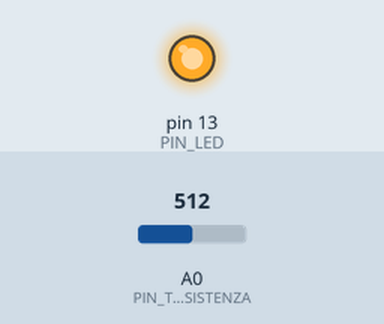
This sketch was run on a simulated Arduino Uno, built with avr-gcc and run on an emulated ATmega328P. Shown: output pins drawn as LEDs (lit = HIGH). Inputs (shaded band) come from the test bench; at power-on: A0 (PIN_TERMORESISTENZA) = 512.

Above: at 1.2 s.
1.3 s: A0 (PIN_TERMORESISTENZA) set to 484
At 2.5 s:
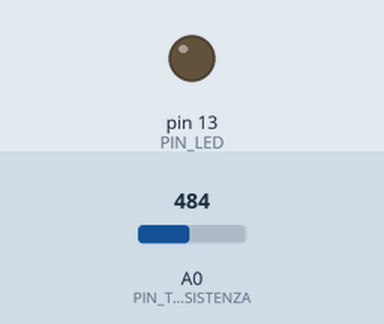
2.8 s: A0 (PIN_TERMORESISTENZA) set to 511
At 3.8 s:
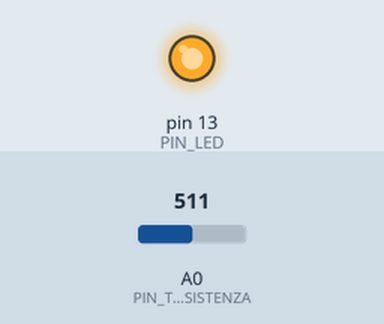
4.3 s: A0 (PIN_TERMORESISTENZA) set to 306
At 5.0 s:
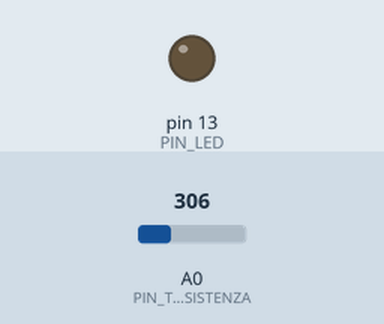
Timing chart, 0 to 7.3 s (numbered marks = the images above; inputs shaded):
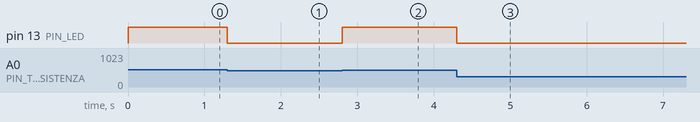

Measured:
- the behaviour switches between 501 and 500 on A0 (PIN_TERMORESISTENZA) (found by bisection; images 0 and 1)
- after the input at 1.3 s, pin 13 (PIN_LED): HIGH → LOW at once
- after the input at 2.8 s, pin 13 (PIN_LED): LOW → HIGH at once
- after the input at 4.3 s, pin 13 (PIN_LED): HIGH → LOW at once

The sketch:

_06_Termostato.ino
```cpp
const byte PIN_TERMORESISTENZA = A0;
const byte PIN_LED             = 13;
const int  SOGLIA              = 500;

void setup() {
  pinMode(PIN_TERMORESISTENZA, INPUT);
  pinMode(PIN_LED,             OUTPUT);
}

void loop() {
  int temperatura = analogRead(PIN_TERMORESISTENZA);

  if (temperatura > SOGLIA)
    // è caldo: accendo il "ventilatore"
    digitalWrite(PIN_LED, HIGH);
  else
    // è freddo: lo spengo
    digitalWrite(PIN_LED, LOW);
}
```
